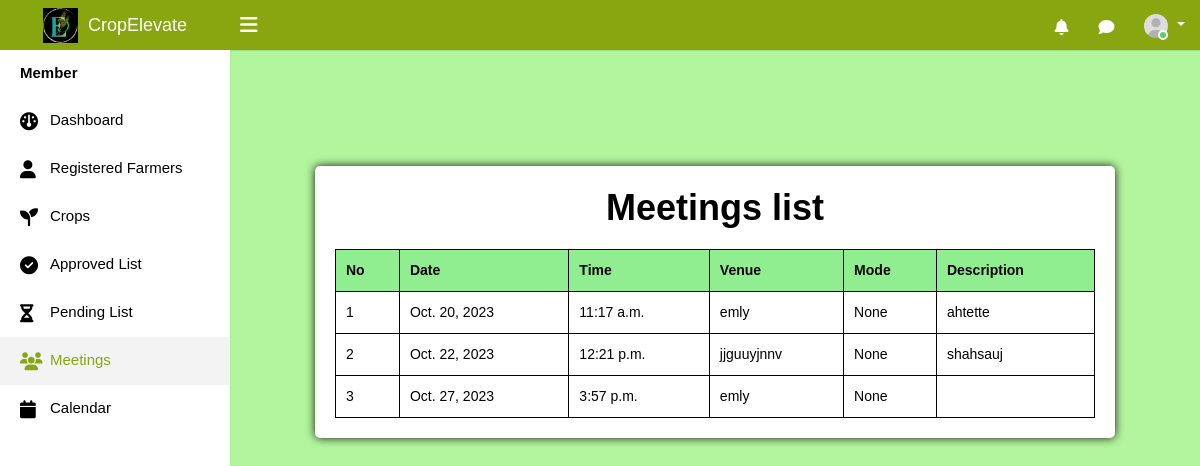
The app's page /mmeeting, older data.
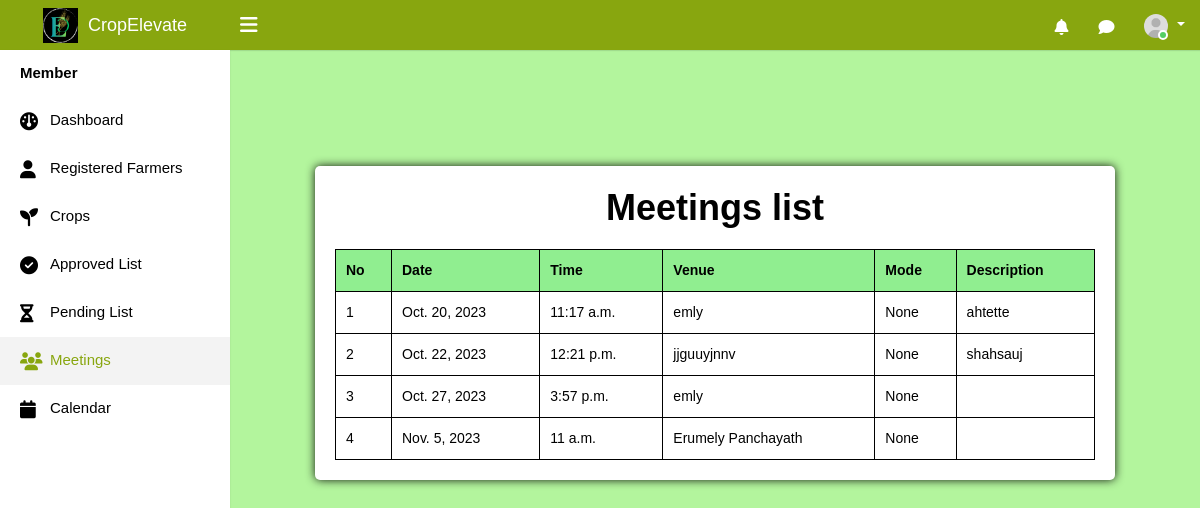
The same page, newer data.
### ceapp/models.py (models this page shows, shortened)
class Meeting(models.Model):
    meeting_date = models.DateField(null=True, blank=True)
    meeting_time = models.TimeField(null=True,blank=True)
    desmeeting = models.TextField()
    last_edited_at = models.DateTimeField(auto_now=True)
    meeting_venue = models.CharField(max_length=100,null=True,blank=True)
    meeting_mode = models.CharField(max_length=100,null=True,blank=True)
    meeting_agenda = models.CharField(max_length=100,null=True,blank=True)
    report = models.TextField(max_length=100,null=True,blank=True)
    is_active = models.BooleanField(default=True)

### ceapp/views.py (the view)
# urls.py: path('mmeeting', views.mmeeting, name='mmeeting'),
def mmeeting(request):
    meetings = Meeting.objects.filter(is_active=True)
    from django.utils import timezone
    current_date = timezone.now().date()
    return render(request, 'membertemp/mmeeting.html', {'meetings': meetings, 'current_date': current_date})

### templates/membertemp/mmeeting.html (shortened to what the changed rows need)
{% load static %}
<!DOCTYPE html>
<html lang="en">
<head>
    <link rel="stylesheet" type="text/css" href="{% static 'assets/css/bootstrap.min.css' %}">
    <link rel="stylesheet" type="text/css" href="{% static 'assets/css/dataTables.bootstrap4.min.css' %}">
    <link rel="stylesheet" type="text/css" href="{% static 'assets/css/font-awesome.min.css' %}">
    <link rel="stylesheet" type="text/css" href="{% static 'assets/css/style.css' %}">
    <link rel="stylesheet" href="https://cdnjs.cloudflare.com/ajax/libs/font-awesome/6.2.0/css/all.min.css">
</head>
<body>
    <div class="main-wrapper">
        <div class="page-wrapper">
                <!DOCTYPE html>
                <html lang="en">
                <head>
                </head>
                <body>
                    <div class="container">
                        <h1 style="color:black; font-weight:bold;">Meetings list</h1>
                        <div class="details">
                            <table border="1">
                                <thead>
                                    <tr>
                                        <th><b>No</b></th>
                                        <th><b>Date</b></th>
                                        <th><b>Time</b></th>
                                        <th><b>Venue</b></th>
                                        <th><b>Mode</b></th>
                                        <th><b>Description</b></th>
                                    </tr>
                                </thead>
                                <tbody>
                                    {% for meeting in meetings %}
                                    <tr style="{% if meeting.meeting_date == current_date %} background-color: red; color: white; {% endif %}">
                                        <td>{{forloop.counter}}
                                        <td>{{ meeting.meeting_date }}</td>
                                        <td>{{ meeting.meeting_time }}</td>
                                        <td>{{ meeting.meeting_venue }}</td>
                                        <td>{{ meeting.meeting_mode }}</td>
                                        <td>{{ meeting.desmeeting }}</td>
                                    </tr>
                                    {% empty %}
                                    <tr>
                                        <td colspan="3">No meetings available.</td>
                                    </tr>
                                    {% endfor %}
                                </tbody>
                            </table>
                        </div>
                    </div>
                </body>
                </html>
                        </div>
                    </div>
</body>
</html>

Row changes from the older to the newer data that the page shows:
added Meeting: meeting_date "Nov. 5, 2023", meeting_time "11 a.m.", meeting_venue "Erumely Panchayath", meeting_mode "None"
